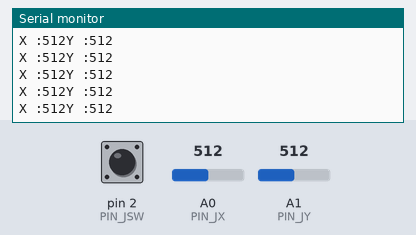
The sketch below on a simulated Arduino Uno, built with avr-gcc and run on an emulated ATmega328P. Shown: the last lines printed to the serial monitor. The test bench sets the inputs (shaded band); at power-on: A0 (PIN_JX) = 512, A1 (PIN_JY) = 512, pin 2 (PIN_JSW) HIGH.

Above: at 1.2 s.
1.3 s: A0 (PIN_JX) set to 106
At 2.0 s:
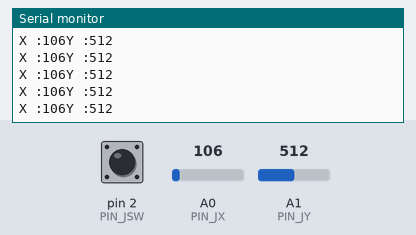
4.3 s: A0 (PIN_JX) set to 89
At 5.3 s:
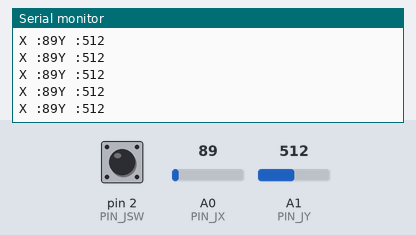
5.8 s: A1 (PIN_JY) set to 982
At 6.9 s:
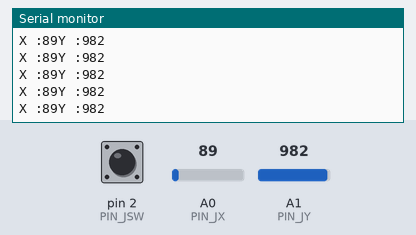
7.3 s: A1 (PIN_JY) set to 1016
At 7.9 s:
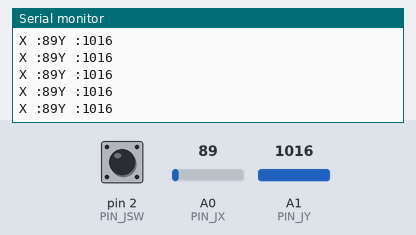
10.4 s: A0 (PIN_JX) set to 11
At 11.5 s:
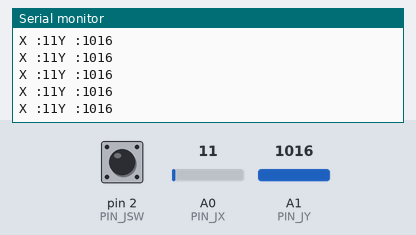
11.9 s: A0 (PIN_JX) set to 8
At 13.0 s:
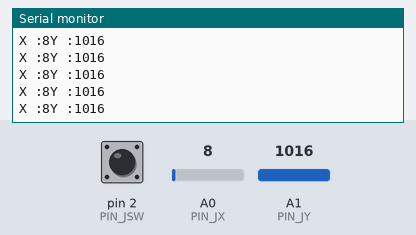
Timing chart, 0 to 14.9 s (numbered marks = the images above; inputs shaded):
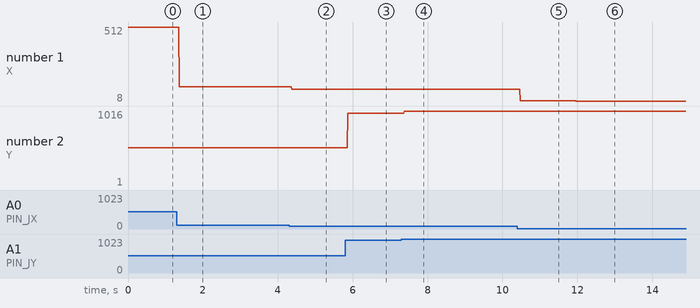

Measured:
- after the input at 1.3 s, the serial monitor: prints a new line after 0.07 s (image 1)
- after the input at 4.3 s, the serial monitor: prints a new line after 0.07 s (image 2)
- after the input at 5.8 s, the serial monitor: prints a new line after 0.07 s (image 3)
- after the input at 7.3 s, the serial monitor: prints a new line after 0.07 s (image 4)
- after the input at 10.4 s, the serial monitor: prints a new line after 0.07 s (image 5)
- after the input at 11.9 s, the serial monitor: prints a new line after 0.07 s (image 6)
- plotted number 1: 512 → 106 after the input at 1.3 s, 106 → 89 after the input at 4.3 s, 89 → 11 after the input at 10.4 s, 11 → 8 after the input at 11.9 s
- plotted number 2: 512 → 982 after the input at 5.8 s, 982 → 1016 after the input at 7.3 s, 1016 → 1 after the input at 11.9 s

The sketch:

11_JoyStick.ino
```cpp
#define PIN_JX A0
#define PIN_JY A1
#define PIN_JSW 2

volatile bool isbuttonPressed = false;

void ISRbutton() {
  isbuttonPressed = true;
}

void setup() {
  pinMode(PIN_JSW, INPUT_PULLUP);
  Serial.begin(9600);
  attachInterrupt(INT0, ISRbutton, FALLING);
}

void loop() {
  int xVal = analogRead(PIN_JX);
  int yVal = analogRead(PIN_JY);
  int bVal = digitalRead(PIN_JSW);

  Serial.println("X :" + String(xVal) + "Y :" + String(yVal));

  if (isbuttonPressed == true) {
    isbuttonPressed = false;
    Serial.println("Button is Pressed!");
    delay(500);
  }
}
```
